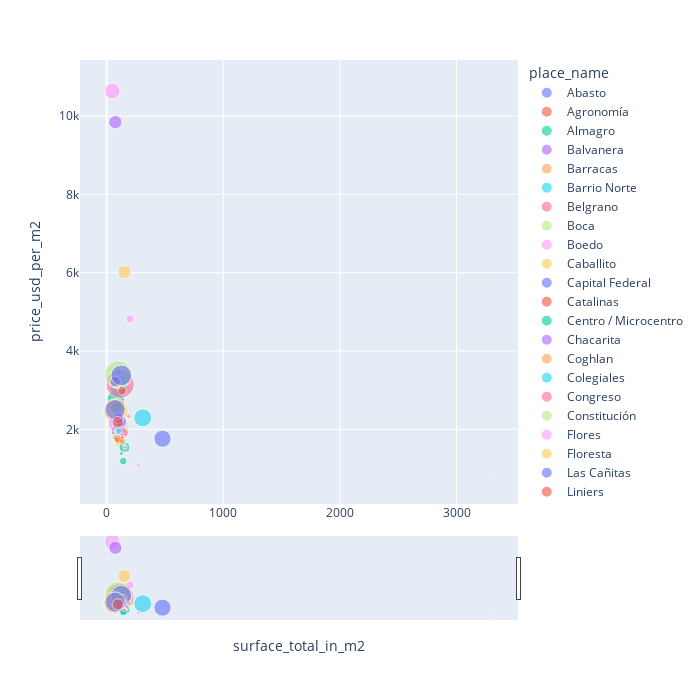

Source (notebook cell):
### Code cell
fig = px.scatter(data_frame = dfBub, x = "surface_total_in_m2", y = "price_usd_per_m2",
                 size = "Count", color = "place_name", opacity = 0.6,
                 hover_name="place_name", width=700, height=700)

fig.update_xaxes(rangeslider_visible=True)

fig.show()

### Figure 1 — Plotly figure (JSON) as saved in the notebook; plotly's stock layout.template omitted (floating-point values rounded to 4 significant figures)
{"data": [{"hovertemplate": "<b>%{hovertext}</b><br><br>place_name=Abasto<br>surface_total_in_m2=%{x}<br>price_usd_per_m2=%{y}<br>Count=%{marker.size}<extra></extra>", "hovertext": ["Abasto"], "legendgroup": "Abasto", "marker": {"color": "#636efa", "opacity": 0.6, "size": [100], "sizemode": "area", "sizeref": 6.8, "symbol": "circle"}, "mode": "markers", "name": "Abasto", "orientation": "v", "showlegend": true, "type": "scatter", "x": [95.05], "xaxis": "x", "y": [2048.0], "yaxis": "y"}, {"hovertemplate": "<b>%{hovertext}</b><br><br>place_name=Agronomía<br>surface_total_in_m2=%{x}<br>price_usd_per_m2=%{y}<br>Count=%{marker.size}<extra></extra>", "hovertext": ["Agronomía"], "legendgroup": "Agronomía", "marker": {"color": "#EF553B", "opacity": 0.6, "size": [40], "sizemode": "area", "sizeref": 6.8, "symbol": "circle"}, "mode": "markers", "name": "Agronomía", "orientation": "v", "showlegend": true, "type": "scatter", "x": [102.6], "xaxis": "x", "y": [2065.0], "yaxis": "y"}, {"hovertemplate": "<b>%{hovertext}</b><br><br>place_name=Almagro<br>surface_total_in_m2=%{x}<br>price_usd_per_m2=%{y}<br>Count=%{marker.size}<extra></extra>", "hovertext": ["Almagro"], "legendgroup": "Almagro", "marker": {"color": "#00cc96", "opacity": 0.6, "size": [1056], "sizemode": "area", "sizeref": 6.8, "symbol": "circle"}, "mode": "markers", "name": "Almagro", "orientation": "v", "showlegend": true, "type": "scatter", "x": [79.35], "xaxis": "x", "y": [2763.0], "yaxis": "y"}, {"hovertemplate": "<b>%{hovertext}</b><br><br>place_name=Balvanera<br>surface_total_in_m2=%{x}<br>price_usd_per_m2=%{y}<br>Count=%{marker.size}<extra></extra>", "hovertext": ["Balvanera"], "legendgroup": "Balvanera", "marker": {"color": "#ab63fa", "opacity": 0.6, "size": [642], "sizemode": "area", "sizeref": 6.8, "symbol": "circle"}, "mode": "markers", "name": "Balvanera", "orientation": "v", "showlegend": true, "type": "scatter", "x": [98.41], "xaxis": "x", "y": [1957.0], "yaxis": "y"}, {"hovertemplate": "<b>%{hovertext}</b><br><br>place_name=Barracas<br>surface_total_in_m2=%{x}<br>price_usd_per_m2=%{y}<br>Count=%{marker.size}<extra></extra>", "hovertext": ["Barracas"], "legendgroup": "Barracas", "marker": {"color": "#FFA15A", "opacity": 0.6, "size": [406], "sizemode": "area", "sizeref": 6.8, "symbol": "circle"}, "mode": "markers", "name": "Barracas", "orientation": "v", "showlegend": true, "type": "scatter", "x": [117.8], "xaxis": "x", "y": [1978.0], "yaxis": "y"}, {"hovertemplate": "<b>%{hovertext}</b><br><br>place_name=Barrio Norte<br>surface_total_in_m2=%{x}<br>price_usd_per_m2=%{y}<br>Count=%{marker.size}<extra></extra>", "hovertext": ["Barrio Norte"], "legendgroup": "Barrio Norte", "marker": {"color": "#19d3f3", "opacity": 0.6, "size": [1115], "sizemode": "area", "sizeref": 6.8, "symbol": "circle"}, "mode": "markers", "name": "Barrio Norte", "orientation": "v", "showlegend": true, "type": "scatter", "x": [104.2], "xaxis": "x", "y": [3079.0], "yaxis": "y"}, {"hovertemplate": "<b>%{hovertext}</b><br><br>place_name=Belgrano<br>surface_total_in_m2=%{x}<br>price_usd_per_m2=%{y}<br>Count=%{marker.size}<extra></extra>", "hovertext": ["Belgrano"], "legendgroup": "Belgrano", "marker": {"color": "#FF6692", "opacity": 0.6, "size": [2720], "sizemode": "area", "sizeref": 6.8, "symbol": "circle"}, "mode": "markers", "name": "Belgrano", "orientation": "v", "showlegend": true, "type": "scatter", "x": [116.2], "xaxis": "x", "y": [3155.0], "yaxis": "y"}, {"hovertemplate": "<b>%{hovertext}</b><br><br>place_name=Boca<br>surface_total_in_m2=%{x}<br>price_usd_per_m2=%{y}<br>Count=%{marker.size}<extra></extra>", "hovertext": ["Boca"], "legendgroup": "Boca", "marker": {"color": "#B6E880", "opacity": 0.6, "size": [214], "sizemode": "area", "sizeref": 6.8, "symbol": "circle"}, "mode": "markers", "name": "Boca", "orientation": "v", "showlegend": true, "type": "scatter", "x": [161.5], "xaxis": "x", "y": [2086.0], "yaxis": "y"}, {"hovertemplate": "<b>%{hovertext}</b><br><br>place_name=Boedo<br>surface_total_in_m2=%{x}<br>price_usd_per_m2=%{y}<br>Count=%{marker.size}<extra></extra>", "hovertext": ["Boedo"], "legendgroup": "Boedo", "marker": {"color": "#FF97FF", "opacity": 0.6, "size": [847], "sizemode": "area", "sizeref": 6.8, "symbol": "circle"}, "mode": "markers", "name": "Boedo", "orientation": "v", "showlegend": true, "type": "scatter", "x": [49.0], "xaxis": "x", "y": [10640.0], "yaxis": "y"}, {"hovertemplate": "<b>%{hovertext}</b><br><br>place_name=Caballito<br>surface_total_in_m2=%{x}<br>price_usd_per_m2=%{y}<br>Count=%{marker.size}<extra></extra>", "hovertext": ["Caballito"], "legendgroup": "Caballito", "marker": {"color": "#FECB52", "opacity": 0.6, "size": [2102], "sizemode": "area", "sizeref": 6.8, "symbol": "circle"}, "mode": "markers", "name": "Caballito", "orientation": "v", "showlegend": true, "type": "scatter", "x": [78.94], "xaxis": "x", "y": [2473.0], "yaxis": "y"}, {"hovertemplate": "<b>%{hovertext}</b><br><br>place_name=Capital Federal<br>surface_total_in_m2=%{x}<br>price_usd_per_m2=%{y}<br>Count=%{marker.size}<extra></extra>", "hovertext": ["Capital Federal"], "legendgroup": "Capital Federal", "marker": {"color": "#636efa", "opacity": 0.6, "size": [1013], "sizemode": "area", "sizeref": 6.8, "symbol": "circle"}, "mode": "markers", "name": "Capital Federal", "orientation": "v", "showlegend": true, "type": "scatter", "x": [479.2], "xaxis": "x", "y": [1761.0], "yaxis": "y"}, {"hovertemplate": "<b>%{hovertext}</b><br><br>place_name=Catalinas<br>surface_total_in_m2=%{x}<br>price_usd_per_m2=%{y}<br>Count=%{marker.size}<extra></extra>", "hovertext": ["Catalinas"], "legendgroup": "Catalinas", "marker": {"color": "#EF553B", "opacity": 0.6, "size": [4], "sizemode": "area", "sizeref": 6.8, "symbol": "circle"}, "mode": "markers", "name": "Catalinas", "orientation": "v", "showlegend": true, "type": "scatter", "x": [130.7], "xaxis": "x", "y": [1833.0], "yaxis": "y"}, {"hovertemplate": "<b>%{hovertext}</b><br><br>place_name=Centro / Microcentro<br>surface_total_in_m2=%{x}<br>price_usd_per_m2=%{y}<br>Count=%{marker.size}<extra></extra>", "hovertext": ["Centro / Microcentro"], "legendgroup": "Centro / Microcentro", "marker": {"color": "#00cc96", "opacity": 0.6, "size": [218], "sizemode": "area", "sizeref": 6.8, "symbol": "circle"}, "mode": "markers", "name": "Centro / Microcentro", "orientation": "v", "showlegend": true, "type": "scatter", "x": [128.6], "xaxis": "x", "y": [2540.0], "yaxis": "y"}, {"hovertemplate": "<b>%{hovertext}</b><br><br>place_name=Chacarita<br>surface_total_in_m2=%{x}<br>price_usd_per_m2=%{y}<br>Count=%{marker.size}<extra></extra>", "hovertext": ["Chacarita"], "legendgroup": "Chacarita", "marker": {"color": "#ab63fa", "opacity": 0.6, "size": [197], "sizemode": "area", "sizeref": 6.8, "symbol": "circle"}, "mode": "markers", "name": "Chacarita", "orientation": "v", "showlegend": true, "type": "scatter", "x": [68.52], "xaxis": "x", "y": [2190.0], "yaxis": "y"}, {"hovertemplate": "<b>%{hovertext}</b><br><br>place_name=Coghlan<br>surface_total_in_m2=%{x}<br>price_usd_per_m2=%{y}<br>Count=%{marker.size}<extra></extra>", "hovertext": ["Coghlan"], "legendgroup": "Coghlan", "marker": {"color": "#FFA15A", "opacity": 0.6, "size": [244], "sizemode": "area", "sizeref": 6.8, "symbol": "circle"}, "mode": "markers", "name": "Coghlan", "orientation": "v", "showlegend": true, "type": "scatter", "x": [78.55], "xaxis": "x", "y": [2516.0], "yaxis": "y"}, {"hovertemplate": "<b>%{hovertext}</b><br><br>place_name=Colegiales<br>surface_total_in_m2=%{x}<br>price_usd_per_m2=%{y}<br>Count=%{marker.size}<extra></extra>", "hovertext": ["Colegiales"], "legendgroup": "Colegiales", "marker": {"color": "#19d3f3", "opacity": 0.6, "size": [343], "sizemode": "area", "sizeref": 6.8, "symbol": "circle"}, "mode": "markers", "name": "Colegiales", "orientation": "v", "showlegend": true, "type": "scatter", "x": [83.97], "xaxis": "x", "y": [2532.0], "yaxis": "y"}, {"hovertemplate": "<b>%{hovertext}</b><br><br>place_name=Congreso<br>surface_total_in_m2=%{x}<br>price_usd_per_m2=%{y}<br>Count=%{marker.size}<extra></extra>", "hovertext": ["Congreso"], "legendgroup": "Congreso", "marker": {"color": "#FF6692", "opacity": 0.6, "size": [296], "sizemode": "area", "sizeref": 6.8, "symbol": "circle"}, "mode": "markers", "name": "Congreso", "orientation": "v", "showlegend": true, "type": "scatter", "x": [77.53], "xaxis": "x", "y": [2611.0], "yaxis": "y"}, {"hovertemplate": "<b>%{hovertext}</b><br><br>place_name=Constitución<br>surface_total_in_m2=%{x}<br>price_usd_per_m2=%{y}<br>Count=%{marker.size}<extra></extra>", "hovertext": ["Constitución"], "legendgroup": "Constitución", "marker": {"color": "#B6E880", "opacity": 0.6, "size": [201], "sizemode": "area", "sizeref": 6.8, "symbol": "circle"}, "mode": "markers", "name": "Constitución", "orientation": "v", "showlegend": true, "type": "scatter", "x": [75.22], "xaxis": "x", "y": [1782.0], "yaxis": "y"}, {"hovertemplate": "<b>%{hovertext}</b><br><br>place_name=Flores<br>surface_total_in_m2=%{x}<br>price_usd_per_m2=%{y}<br>Count=%{marker.size}<extra></extra>", "hovertext": ["Flores"], "legendgroup": "Flores", "marker": {"color": "#FF97FF", "opacity": 0.6, "size": [1246], "sizemode": "area", "sizeref": 6.8, "symbol": "circle"}, "mode": "markers", "name": "Flores", "orientation": "v", "showlegend": true, "type": "scatter", "x": [94.94], "xaxis": "x", "y": [2160.0], "yaxis": "y"}, {"hovertemplate": "<b>%{hovertext}</b><br><br>place_name=Floresta<br>surface_total_in_m2=%{x}<br>price_usd_per_m2=%{y}<br>Count=%{marker.size}<extra></extra>", "hovertext": ["Floresta"], "legendgroup": "Floresta", "marker": {"color": "#FECB52", "opacity": 0.6, "size": [454], "sizemode": "area", "sizeref": 6.8, "symbol": "circle"}, "mode": "markers", "name": "Floresta", "orientation": "v", "showlegend": true, "type": "scatter", "x": [111.2], "xaxis": "x", "y": [1703.0], "yaxis": "y"}, {"hovertemplate": "<b>%{hovertext}</b><br><br>place_name=Las Cañitas<br>surface_total_in_m2=%{x}<br>price_usd_per_m2=%{y}<br>Count=%{marker.size}<extra></extra>", "hovertext": ["Las Cañitas"], "legendgroup": "Las Cañitas", "marker": {"color": "#636efa", "opacity": 0.6, "size": [140], "sizemode": "area", "sizeref": 6.8, "symbol": "circle"}, "mode": "markers", "name": "Las Cañitas", "orientation": "v", "showlegend": true, "type": "scatter", "x": [104.5], "xaxis": "x", "y": [3472.0], "yaxis": "y"}, {"hovertemplate": "<b>%{hovertext}</b><br><br>place_name=Liniers<br>surface_total_in_m2=%{x}<br>price_usd_per_m2=%{y}<br>Count=%{marker.size}<extra></extra>", "hovertext": ["Liniers"], "legendgroup": "Liniers", "marker": {"color": "#EF553B", "opacity": 0.6, "size": [378], "sizemode": "area", "sizeref": 6.8, "symbol": "circle"}, "mode": "markers", "name": "Liniers", "orientation": "v", "showlegend": true, "type": "scatter", "x": [106.5], "xaxis": "x", "y": [1779.0], "yaxis": "y"}, {"hovertemplate": "<b>%{hovertext}</b><br><br>place_name=Mataderos<br>surface_total_in_m2=%{x}<br>price_usd_per_m2=%{y}<br>Count=%{marker.size}<extra></extra>", "hovertext": ["Mataderos"], "legendgroup": "Mataderos", "marker": {"color": "#00cc96", "opacity": 0.6, "size": [411], "sizemode": "area", "sizeref": 6.8, "symbol": "circle"}, "mode": "markers", "name": "Mataderos", "orientation": "v", "showlegend": true, "type": "scatter", "x": [153.6], "xaxis": "x", "y": [1541.0], "yaxis": "y"}, {"hovertemplate": "<b>%{hovertext}</b><br><br>place_name=Monserrat<br>surface_total_in_m2=%{x}<br>price_usd_per_m2=%{y}<br>Count=%{marker.size}<extra></extra>", "hovertext": ["Monserrat"], "legendgroup": "Monserrat", "marker": {"color": "#ab63fa", "opacity": 0.6, "size": [481], "sizemode": "area", "sizeref": 6.8, "symbol": "circle"}, "mode": "markers", "name": "Monserrat", "orientation": "v", "showlegend": true, "type": "scatter", "x": [105.7], "xaxis": "x", "y": [2098.0], "yaxis": "y"}, {"hovertemplate": "<b>%{hovertext}</b><br><br>place_name=Monte Castro<br>surface_total_in_m2=%{x}<br>price_usd_per_m2=%{y}<br>Count=%{marker.size}<extra></extra>", "hovertext": ["Monte Castro"], "legendgroup": "Monte Castro", "marker": {"color": "#FFA15A", "opacity": 0.6, "size": [78], "sizemode": "area", "sizeref": 6.8, "symbol": "circle"}, "mode": "markers", "name": "Monte Castro", "orientation": "v", "showlegend": true, "type": "scatter", "x": [101.6], "xaxis": "x", "y": [1847.0], "yaxis": "y"}, {"hovertemplate": "<b>%{hovertext}</b><br><br>place_name=Nuñez<br>surface_total_in_m2=%{x}<br>price_usd_per_m2=%{y}<br>Count=%{marker.size}<extra></extra>", "hovertext": ["Nuñez"], "legendgroup": "Nuñez", "marker": {"color": "#19d3f3", "opacity": 0.6, "size": [704], "sizemode": "area", "sizeref": 6.8, "symbol": "circle"}, "mode": "markers", "name": "Nuñez", "orientation": "v", "showlegend": true, "type": "scatter", "x": [110.5], "xaxis": "x", "y": [3209.0], "yaxis": "y"}, {"hovertemplate": "<b>%{hovertext}</b><br><br>place_name=Once<br>surface_total_in_m2=%{x}<br>price_usd_per_m2=%{y}<br>Count=%{marker.size}<extra></extra>", "hovertext": ["Once"], "legendgroup": "Once", "marker": {"color": "#FF6692", "opacity": 0.6, "size": [175], "sizemode": "area", "sizeref": 6.8, "symbol": "circle"}, "mode": "markers", "name": "Once", "orientation": "v", "showlegend": true, "type": "scatter", "x": [123.0], "xaxis": "x", "y": [2162.0], "yaxis": "y"}, {"hovertemplate": "<b>%{hovertext}</b><br><br>place_name=Palermo<br>surface_total_in_m2=%{x}<br>price_usd_per_m2=%{y}<br>Count=%{marker.size}<extra></extra>", "hovertext": ["Palermo"], "legendgroup": "Palermo", "marker": {"color": "#B6E880", "opacity": 0.6, "size": [2637], "sizemode": "area", "sizeref": 6.8, "symbol": "circle"}, "mode": "markers", "name": "Palermo", "orientation": "v", "showlegend": true, "type": "scatter", "x": [101.9], "xaxis": "x", "y": [3397.0], "yaxis": "y"}, {"hovertemplate": "<b>%{hovertext}</b><br><br>place_name=Palermo Chico<br>surface_total_in_m2=%{x}<br>price_usd_per_m2=%{y}<br>Count=%{marker.size}<extra></extra>", "hovertext": ["Palermo Chico"], "legendgroup": "Palermo Chico", "marker": {"color": "#FF97FF", "opacity": 0.6, "size": [224], "sizemode": "area", "sizeref": 6.8, "symbol": "circle"}, "mode": "markers", "name": "Palermo Chico", "orientation": "v", "showlegend": true, "type": "scatter", "x": [200.2], "xaxis": "x", "y": [4815.0], "yaxis": "y"}, {"hovertemplate": "<b>%{hovertext}</b><br><br>place_name=Palermo Hollywood<br>surface_total_in_m2=%{x}<br>price_usd_per_m2=%{y}<br>Count=%{marker.size}<extra></extra>", "hovertext": ["Palermo Hollywood"], "legendgroup": "Palermo Hollywood", "marker": {"color": "#FECB52", "opacity": 0.6, "size": [450], "sizemode": "area", "sizeref": 6.8, "symbol": "circle"}, "mode": "markers", "name": "Palermo Hollywood", "orientation": "v", "showlegend": true, "type": "scatter", "x": [79.04], "xaxis": "x", "y": [3208.0], "yaxis": "y"}, {"hovertemplate": "<b>%{hovertext}</b><br><br>place_name=Palermo Soho<br>surface_total_in_m2=%{x}<br>price_usd_per_m2=%{y}<br>Count=%{marker.size}<extra></extra>", "hovertext": ["Palermo Soho"], "legendgroup": "Palermo Soho", "marker": {"color": "#636efa", "opacity": 0.6, "size": [370], "sizemode": "area", "sizeref": 6.8, "symbol": "circle"}, "mode": "markers", "name": "Palermo Soho", "orientation": "v", "showlegend": true, "type": "scatter", "x": [72.86], "xaxis": "x", "y": [3219.0], "yaxis": "y"}, {"hovertemplate": "<b>%{hovertext}</b><br><br>place_name=Palermo Viejo<br>surface_total_in_m2=%{x}<br>price_usd_per_m2=%{y}<br>Count=%{marker.size}<extra></extra>", "hovertext": ["Palermo Viejo"], "legendgroup": "Palermo Viejo", "marker": {"color": "#EF553B", "opacity": 0.6, "size": [40], "sizemode": "area", "sizeref": 6.8, "symbol": "circle"}, "mode": "markers", "name": "Palermo Viejo", "orientation": "v", "showlegend": true, "type": "scatter", "x": [122.8], "xaxis": "x", "y": [3066.0], "yaxis": "y"}, {"hovertemplate": "<b>%{hovertext}</b><br><br>place_name=Parque Avellaneda<br>surface_total_in_m2=%{x}<br>price_usd_per_m2=%{y}<br>Count=%{marker.size}<extra></extra>", "hovertext": ["Parque Avellaneda"], "legendgroup": "Parque Avellaneda", "marker": {"color": "#00cc96", "opacity": 0.6, "size": [55], "sizemode": "area", "sizeref": 6.8, "symbol": "circle"}, "mode": "markers", "name": "Parque Avellaneda", "orientation": "v", "showlegend": true, "type": "scatter", "x": [126.3], "xaxis": "x", "y": [1380.0], "yaxis": "y"}, {"hovertemplate": "<b>%{hovertext}</b><br><br>place_name=Parque Centenario<br>surface_total_in_m2=%{x}<br>price_usd_per_m2=%{y}<br>Count=%{marker.size}<extra></extra>", "hovertext": ["Parque Centenario"], "legendgroup": "Parque Centenario", "marker": {"color": "#ab63fa", "opacity": 0.6, "size": [63], "sizemode": "area", "sizeref": 6.8, "symbol": "circle"}, "mode": "markers", "name": "Parque Centenario", "orientation": "v", "showlegend": true, "type": "scatter", "x": [89.84], "xaxis": "x", "y": [2262.0], "yaxis": "y"}, {"hovertemplate": "<b>%{hovertext}</b><br><br>place_name=Parque Chacabuco<br>surface_total_in_m2=%{x}<br>price_usd_per_m2=%{y}<br>Count=%{marker.size}<extra></extra>", "hovertext": ["Parque Chacabuco"], "legendgroup": "Parque Chacabuco", "marker": {"color": "#FFA15A", "opacity": 0.6, "size": [144], "sizemode": "area", "sizeref": 6.8, "symbol": "circle"}, "mode": "markers", "name": "Parque Chacabuco", "orientation": "v", "showlegend": true, "type": "scatter", "x": [135.5], "xaxis": "x", "y": [1691.0], "yaxis": "y"}, {"hovertemplate": "<b>%{hovertext}</b><br><br>place_name=Parque Chas<br>surface_total_in_m2=%{x}<br>price_usd_per_m2=%{y}<br>Count=%{marker.size}<extra></extra>", "hovertext": ["Parque Chas"], "legendgroup": "Parque Chas", "marker": {"color": "#19d3f3", "opacity": 0.6, "size": [44], "sizemode": "area", "sizeref": 6.8, "symbol": "circle"}, "mode": "markers", "name": "Parque Chas", "orientation": "v", "showlegend": true, "type": "scatter", "x": [87.67], "xaxis": "x", "y": [2025.0], "yaxis": "y"}, {"hovertemplate": "<b>%{hovertext}</b><br><br>place_name=Parque Patricios<br>surface_total_in_m2=%{x}<br>price_usd_per_m2=%{y}<br>Count=%{marker.size}<extra></extra>", "hovertext": ["Parque Patricios"], "legendgroup": "Parque Patricios", "marker": {"color": "#FF6692", "opacity": 0.6, "size": [315], "sizemode": "area", "sizeref": 6.8, "symbol": "circle"}, "mode": "markers", "name": "Parque Patricios", "orientation": "v", "showlegend": true, "type": "scatter", "x": [146.0], "xaxis": "x", "y": [1918.0], "yaxis": "y"}, {"hovertemplate": "<b>%{hovertext}</b><br><br>place_name=Paternal<br>surface_total_in_m2=%{x}<br>price_usd_per_m2=%{y}<br>Count=%{marker.size}<extra></extra>", "hovertext": ["Paternal"], "legendgroup": "Paternal", "marker": {"color": "#B6E880", "opacity": 0.6, "size": [167], "sizemode": "area", "sizeref": 6.8, "symbol": "circle"}, "mode": "markers", "name": "Paternal", "orientation": "v", "showlegend": true, "type": "scatter", "x": [96.62], "xaxis": "x", "y": [1923.0], "yaxis": "y"}, {"hovertemplate": "<b>%{hovertext}</b><br><br>place_name=Pompeya<br>surface_total_in_m2=%{x}<br>price_usd_per_m2=%{y}<br>Count=%{marker.size}<extra></extra>", "hovertext": ["Pompeya"], "legendgroup": "Pompeya", "marker": {"color": "#FF97FF", "opacity": 0.6, "size": [64], "sizemode": "area", "sizeref": 6.8, "symbol": "circle"}, "mode": "markers", "name": "Pompeya", "orientation": "v", "showlegend": true, "type": "scatter", "x": [270.9], "xaxis": "x", "y": [1084.0], "yaxis": "y"}, {"hovertemplate": "<b>%{hovertext}</b><br><br>place_name=Puerto Madero<br>surface_total_in_m2=%{x}<br>price_usd_per_m2=%{y}<br>Count=%{marker.size}<extra></extra>", "hovertext": ["Puerto Madero"], "legendgroup": "Puerto Madero", "marker": {"color": "#FECB52", "opacity": 0.6, "size": [605], "sizemode": "area", "sizeref": 6.8, "symbol": "circle"}, "mode": "markers", "name": "Puerto Madero", "orientation": "v", "showlegend": true, "type": "scatter", "x": [153.0], "xaxis": "x", "y": [6019.0], "yaxis": "y"}, {"hovertemplate": "<b>%{hovertext}</b><br><br>place_name=Recoleta<br>surface_total_in_m2=%{x}<br>price_usd_per_m2=%{y}<br>Count=%{marker.size}<extra></extra>", "hovertext": ["Recoleta"], "legendgroup": "Recoleta", "marker": {"color": "#636efa", "opacity": 0.6, "size": [1468], "sizemode": "area", "sizeref": 6.8, "symbol": "circle"}, "mode": "markers", "name": "Recoleta", "orientation": "v", "showlegend": true, "type": "scatter", "x": [125.9], "xaxis": "x", "y": [3379.0], "yaxis": "y"}, {"hovertemplate": "<b>%{hovertext}</b><br><br>place_name=Retiro<br>surface_total_in_m2=%{x}<br>price_usd_per_m2=%{y}<br>Count=%{marker.size}<extra></extra>", "hovertext": ["Retiro"], "legendgroup": "Retiro", "marker": {"color": "#EF553B", "opacity": 0.6, "size": [244], "sizemode": "area", "sizeref": 6.8, "symbol": "circle"}, "mode": "markers", "name": "Retiro", "orientation": "v", "showlegend": true, "type": "scatter", "x": [133.2], "xaxis": "x", "y": [2984.0], "yaxis": "y"}, {"hovertemplate": "<b>%{hovertext}</b><br><br>place_name=Saavedra<br>surface_total_in_m2=%{x}<br>price_usd_per_m2=%{y}<br>Count=%{marker.size}<extra></extra>", "hovertext": ["Saavedra"], "legendgroup": "Saavedra", "marker": {"color": "#00cc96", "opacity": 0.6, "size": [512], "sizemode": "area", "sizeref": 6.8, "symbol": "circle"}, "mode": "markers", "name": "Saavedra", "orientation": "v", "showlegend": true, "type": "scatter", "x": [86.84], "xaxis": "x", "y": [2539.0], "yaxis": "y"}, {"hovertemplate": "<b>%{hovertext}</b><br><br>place_name=San Cristobal<br>surface_total_in_m2=%{x}<br>price_usd_per_m2=%{y}<br>Count=%{marker.size}<extra></extra>", "hovertext": ["San Cristobal"], "legendgroup": "San Cristobal", "marker": {"color": "#ab63fa", "opacity": 0.6, "size": [606], "sizemode": "area", "sizeref": 6.8, "symbol": "circle"}, "mode": "markers", "name": "San Cristobal", "orientation": "v", "showlegend": true, "type": "scatter", "x": [75.33], "xaxis": "x", "y": [9846.0], "yaxis": "y"}, {"hovertemplate": "<b>%{hovertext}</b><br><br>place_name=San Nicolás<br>surface_total_in_m2=%{x}<br>price_usd_per_m2=%{y}<br>Count=%{marker.size}<extra></extra>", "hovertext": ["San Nicolás"], "legendgroup": "San Nicolás", "marker": {"color": "#FFA15A", "opacity": 0.6, "size": [184], "sizemode": "area", "sizeref": 6.8, "symbol": "circle"}, "mode": "markers", "name": "San Nicolás", "orientation": "v", "showlegend": true, "type": "scatter", "x": [120.6], "xaxis": "x", "y": [2313.0], "yaxis": "y"}, {"hovertemplate": "<b>%{hovertext}</b><br><br>place_name=San Telmo<br>surface_total_in_m2=%{x}<br>price_usd_per_m2=%{y}<br>Count=%{marker.size}<extra></extra>", "hovertext": ["San Telmo"], "legendgroup": "San Telmo", "marker": {"color": "#19d3f3", "opacity": 0.6, "size": [1089], "sizemode": "area", "sizeref": 6.8, "symbol": "circle"}, "mode": "markers", "name": "San Telmo", "orientation": "v", "showlegend": true, "type": "scatter", "x": [309.9], "xaxis": "x", "y": [2296.0], "yaxis": "y"}, {"hovertemplate": "<b>%{hovertext}</b><br><br>place_name=Tribunales<br>surface_total_in_m2=%{x}<br>price_usd_per_m2=%{y}<br>Count=%{marker.size}<extra></extra>", "hovertext": ["Tribunales"], "legendgroup": "Tribunales", "marker": {"color": "#FF6692", "opacity": 0.6, "size": [94], "sizemode": "area", "sizeref": 6.8, "symbol": "circle"}, "mode": "markers", "name": "Tribunales", "orientation": "v", "showlegend": true, "type": "scatter", "x": [96.17], "xaxis": "x", "y": [2149.0], "yaxis": "y"}, {"hovertemplate": "<b>%{hovertext}</b><br><br>place_name=Velez Sarsfield<br>surface_total_in_m2=%{x}<br>price_usd_per_m2=%{y}<br>Count=%{marker.size}<extra></extra>", "hovertext": ["Velez Sarsfield"], "legendgroup": "Velez Sarsfield", "marker": {"color": "#B6E880", "opacity": 0.6, "size": [38], "sizemode": "area", "sizeref": 6.8, "symbol": "circle"}, "mode": "markers", "name": "Velez Sarsfield", "orientation": "v", "showlegend": true, "type": "scatter", "x": [154.7], "xaxis": "x", "y": [1598.0], "yaxis": "y"}, {"hovertemplate": "<b>%{hovertext}</b><br><br>place_name=Versalles<br>surface_total_in_m2=%{x}<br>price_usd_per_m2=%{y}<br>Count=%{marker.size}<extra></extra>", "hovertext": ["Versalles"], "legendgroup": "Versalles", "marker": {"color": "#FF97FF", "opacity": 0.6, "size": [55], "sizemode": "area", "sizeref": 6.8, "symbol": "circle"}, "mode": "markers", "name": "Versalles", "orientation": "v", "showlegend": true, "type": "scatter", "x": [158.4], "xaxis": "x", "y": [1542.0], "yaxis": "y"}, {"hovertemplate": "<b>%{hovertext}</b><br><br>place_name=Villa Crespo<br>surface_total_in_m2=%{x}<br>price_usd_per_m2=%{y}<br>Count=%{marker.size}<extra></extra>", "hovertext": ["Villa Crespo"], "legendgroup": "Villa Crespo", "marker": {"color": "#FECB52", "opacity": 0.6, "size": [1200], "sizemode": "area", "sizeref": 6.8, "symbol": "circle"}, "mode": "markers", "name": "Villa Crespo", "orientation": "v", "showlegend": true, "type": "scatter", "x": [74.13], "xaxis": "x", "y": [2521.0], "yaxis": "y"}, {"hovertemplate": "<b>%{hovertext}</b><br><br>place_name=Villa Devoto<br>surface_total_in_m2=%{x}<br>price_usd_per_m2=%{y}<br>Count=%{marker.size}<extra></extra>", "hovertext": ["Villa Devoto"], "legendgroup": "Villa Devoto", "marker": {"color": "#636efa", "opacity": 0.6, "size": [410], "sizemode": "area", "sizeref": 6.8, "symbol": "circle"}, "mode": "markers", "name": "Villa Devoto", "orientation": "v", "showlegend": true, "type": "scatter", "x": [122.5], "xaxis": "x", "y": [2194.0], "yaxis": "y"}, {"hovertemplate": "<b>%{hovertext}</b><br><br>place_name=Villa General Mitre<br>surface_total_in_m2=%{x}<br>price_usd_per_m2=%{y}<br>Count=%{marker.size}<extra></extra>", "hovertext": ["Villa General Mitre"], "legendgroup": "Villa General Mitre", "marker": {"color": "#EF553B", "opacity": 0.6, "size": [46], "sizemode": "area", "sizeref": 6.8, "symbol": "circle"}, "mode": "markers", "name": "Villa General Mitre", "orientation": "v", "showlegend": true, "type": "scatter", "x": [134.2], "xaxis": "x", "y": [1796.0], "yaxis": "y"}, {"hovertemplate": "<b>%{hovertext}</b><br><br>place_name=Villa Lugano<br>surface_total_in_m2=%{x}<br>price_usd_per_m2=%{y}<br>Count=%{marker.size}<extra></extra>", "hovertext": ["Villa Lugano"], "legendgroup": "Villa Lugano", "marker": {"color": "#00cc96", "opacity": 0.6, "size": [203], "sizemode": "area", "sizeref": 6.8, "symbol": "circle"}, "mode": "markers", "name": "Villa Lugano", "orientation": "v", "showlegend": true, "type": "scatter", "x": [143.0], "xaxis": "x", "y": [1190.0], "yaxis": "y"}, {"hovertemplate": "<b>%{hovertext}</b><br><br>place_name=Villa Luro<br>surface_total_in_m2=%{x}<br>price_usd_per_m2=%{y}<br>Count=%{marker.size}<extra></extra>", "hovertext": ["Villa Luro"], "legendgroup": "Villa Luro", "marker": {"color": "#ab63fa", "opacity": 0.6, "size": [384], "sizemode": "area", "sizeref": 6.8, "symbol": "circle"}, "mode": "markers", "name": "Villa Luro", "orientation": "v", "showlegend": true, "type": "scatter", "x": [101.8], "xaxis": "x", "y": [2284.0], "yaxis": "y"}, {"hovertemplate": "<b>%{hovertext}</b><br><br>place_name=Villa Ortuzar<br>surface_total_in_m2=%{x}<br>price_usd_per_m2=%{y}<br>Count=%{marker.size}<extra></extra>", "hovertext": ["Villa Ortuzar"], "legendgroup": "Villa Ortuzar", "marker": {"color": "#FFA15A", "opacity": 0.6, "size": [84], "sizemode": "area", "sizeref": 6.8, "symbol": "circle"}, "mode": "markers", "name": "Villa Ortuzar", "orientation": "v", "showlegend": true, "type": "scatter", "x": [190.7], "xaxis": "x", "y": [2334.0], "yaxis": "y"}, {"hovertemplate": "<b>%{hovertext}</b><br><br>place_name=Villa Pueyrredón<br>surface_total_in_m2=%{x}<br>price_usd_per_m2=%{y}<br>Count=%{marker.size}<extra></extra>", "hovertext": ["Villa Pueyrredón"], "legendgroup": "Villa Pueyrredón", "marker": {"color": "#19d3f3", "opacity": 0.6, "size": [158], "sizemode": "area", "sizeref": 6.8, "symbol": "circle"}, "mode": "markers", "name": "Villa Pueyrredón", "orientation": "v", "showlegend": true, "type": "scatter", "x": [106.9], "xaxis": "x", "y": [1953.0], "yaxis": "y"}, {"hovertemplate": "<b>%{hovertext}</b><br><br>place_name=Villa Real<br>surface_total_in_m2=%{x}<br>price_usd_per_m2=%{y}<br>Count=%{marker.size}<extra></extra>", "hovertext": ["Villa Real"], "legendgroup": "Villa Real", "marker": {"color": "#FF6692", "opacity": 0.6, "size": [37], "sizemode": "area", "sizeref": 6.8, "symbol": "circle"}, "mode": "markers", "name": "Villa Real", "orientation": "v", "showlegend": true, "type": "scatter", "x": [153.9], "xaxis": "x", "y": [1468.0], "yaxis": "y"}, {"hovertemplate": "<b>%{hovertext}</b><br><br>place_name=Villa Riachuelo<br>surface_total_in_m2=%{x}<br>price_usd_per_m2=%{y}<br>Count=%{marker.size}<extra></extra>", "hovertext": ["Villa Riachuelo"], "legendgroup": "Villa Riachuelo", "marker": {"color": "#B6E880", "opacity": 0.6, "size": [6], "sizemode": "area", "sizeref": 6.8, "symbol": "circle"}, "mode": "markers", "name": "Villa Riachuelo", "orientation": "v", "showlegend": true, "type": "scatter", "x": [226], "xaxis": "x", "y": [1111.0], "yaxis": "y"}, {"hovertemplate": "<b>%{hovertext}</b><br><br>place_name=Villa Santa Rita<br>surface_total_in_m2=%{x}<br>price_usd_per_m2=%{y}<br>Count=%{marker.size}<extra></extra>", "hovertext": ["Villa Santa Rita"], "legendgroup": "Villa Santa Rita", "marker": {"color": "#FF97FF", "opacity": 0.6, "size": [56], "sizemode": "area", "sizeref": 6.8, "symbol": "circle"}, "mode": "markers", "name": "Villa Santa Rita", "orientation": "v", "showlegend": true, "type": "scatter", "x": [129.4], "xaxis": "x", "y": [1871.0], "yaxis": "y"}, {"hovertemplate": "<b>%{hovertext}</b><br><br>place_name=Villa Soldati<br>surface_total_in_m2=%{x}<br>price_usd_per_m2=%{y}<br>Count=%{marker.size}<extra></extra>", "hovertext": ["Villa Soldati"], "legendgroup": "Villa Soldati", "marker": {"color": "#FECB52", "opacity": 0.6, "size": [14], "sizemode": "area", "sizeref": 6.8, "symbol": "circle"}, "mode": "markers", "name": "Villa Soldati", "orientation": "v", "showlegend": true, "type": "scatter", "x": [3314.0], "xaxis": "x", "y": [736.9], "yaxis": "y"}, {"hovertemplate": "<b>%{hovertext}</b><br><br>place_name=Villa Urquiza<br>surface_total_in_m2=%{x}<br>price_usd_per_m2=%{y}<br>Count=%{marker.size}<extra></extra>", "hovertext": ["Villa Urquiza"], "legendgroup": "Villa Urquiza", "marker": {"color": "#636efa", "opacity": 0.6, "size": [1415], "sizemode": "area", "sizeref": 6.8, "symbol": "circle"}, "mode": "markers", "name": "Villa Urquiza", "orientation": "v", "showlegend": true, "type": "scatter", "x": [72.78], "xaxis": "x", "y": [2502.0], "yaxis": "y"}, {"hovertemplate": "<b>%{hovertext}</b><br><br>place_name=Villa del Parque<br>surface_total_in_m2=%{x}<br>price_usd_per_m2=%{y}<br>Count=%{marker.size}<extra></extra>", "hovertext": ["Villa del Parque"], "legendgroup": "Villa del Parque", "marker": {"color": "#EF553B", "opacity": 0.6, "size": [433], "sizemode": "area", "sizeref": 6.8, "symbol": "circle"}, "mode": "markers", "name": "Villa del Parque", "orientation": "v", "showlegend": true, "type": "scatter", "x": [95.4], "xaxis": "x", "y": [2184.0], "yaxis": "y"}], "layout": {"height": 700, "legend": {"itemsizing": "constant", "title": {"text": "place_name"}, "tracegroupgap": 0}, "margin": {"t": 60}, "width": 700, "xaxis": {"anchor": "y", "domain": [0, 1], "rangeslider": {"visible": true}, "title": {"text": "surface_total_in_m2"}}, "yaxis": {"anchor": "x", "domain": [0, 1], "title": {"text": "price_usd_per_m2"}}}}
